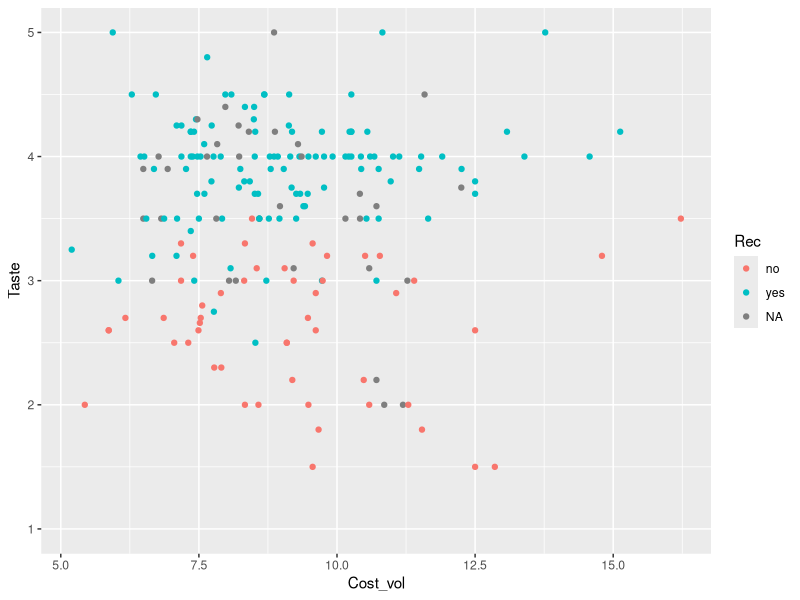
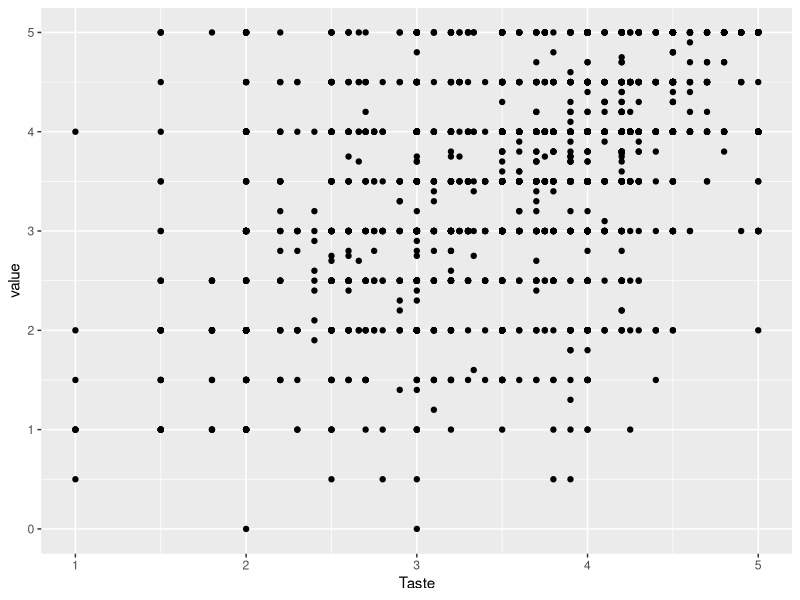
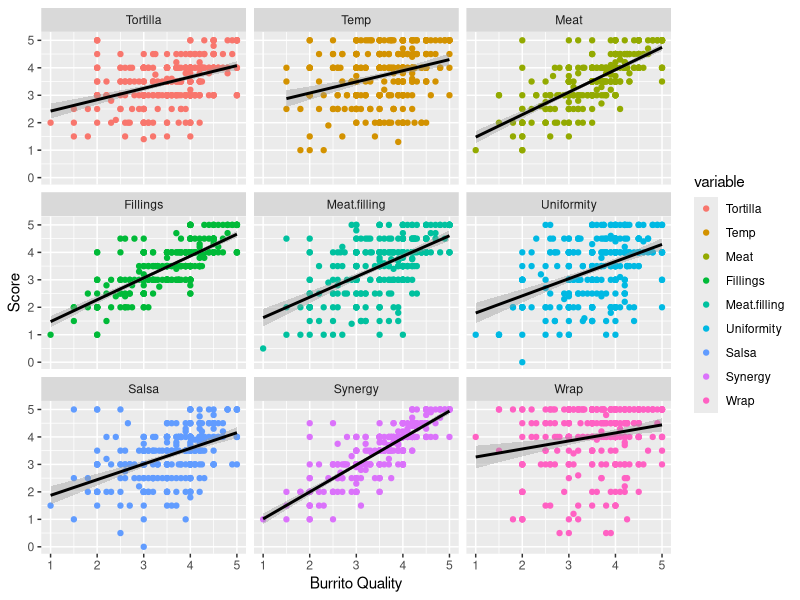

The R source for these figures, in order:
## ---- chunk 1
knitr::opts_chunk$set(echo = TRUE)
## ---- chunk 2
ritos <- read.csv("Burritos_Data.csv")

## ---- chunk 3
ritos[1:6,]

## ---- chunk 4
dim(ritos)

## ---- chunk 5
library(dplyr)
ritos <- filter(ritos, NonSD == 0)
dim(ritos)

## ---- chunk 6
unique(ritos$Burrito)

## ---- chunk 7
a<-filter(ritos, grepl('california', ritos$Burrito)) 
length(unique(a$Burrito))

## ---- chunk 8
b <- ritos[c(1,6)]
b[1:6,]

## ---- chunk 9
c <- select(ritos, Tortilla:Wrap)   
c[1:6,]
## ---- chunk 10
df <- select(ritos,Taste,Rec,Cost,Volume) 
## ---- chunk 11
Cost_vol <- ritos$Cost/ritos$Volume
d <- cbind(Cost_vol,df)
d[1:6,]
## ---- chunk 12
library(ggplot2)
ggplot(df, aes(x = Cost_vol, y = Taste))+ 
  geom_point(aes(colour = Rec))
## ---- chunk 13
library(data.table)
ing <- select(ritos,c(Rec,Tortilla:Taste))
head(ing)
## ---- chunk 14
#library(UsingR)
library(reshape2)
df.melt<-melt(ing, id.vars=c('Rec','Taste'))
str(df.melt)

## ---- chunk 15
ggplot(df.melt, aes(x = Taste, y = value)) + geom_point()

## ---- chunk 16
ggplot(df.melt, aes(x = Taste, y = value, colour = variable)) +
  geom_point() + geom_smooth(method='lm', color='black') + facet_wrap(~variable) +
  labs(x='Burrito Quality', y='Score')

